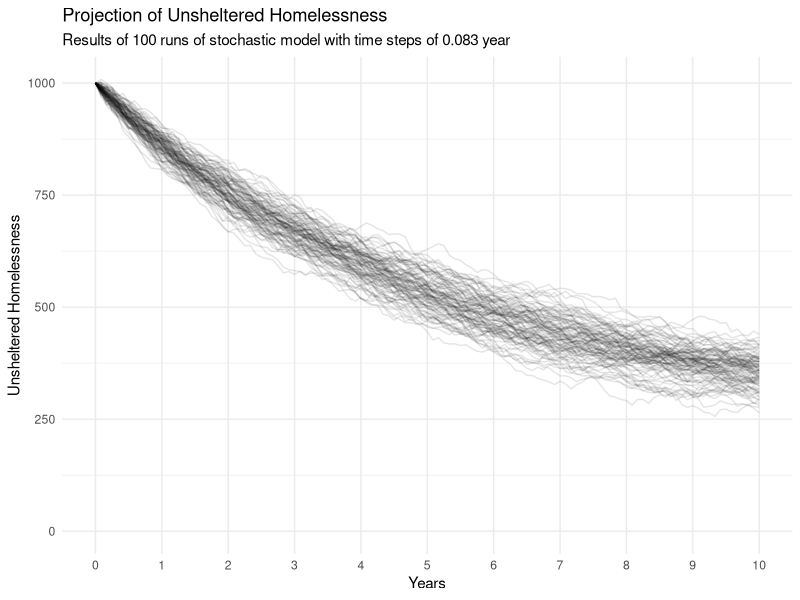

The R script that drew this image:
## Simple homeless system model
## Using stochastic differential equations

# Model contains four compartments
# U = unsheltered
# S = temporary shelter (e.g., emergency shelter, transitional housing)
# P = permanent housing (e.g., rapid rehousing, permanent supportive housing)
# O = other housing in the community
# Because shelter and housing have fixed capacities, their inflows/outflows cancel out
# As a result, only the system inflow and system outflow need to be modeled
# Note that outflow is proportional to the conditions of U, S, and P

# However, in the real world exit rates to permanent housing may be note, 
# but not specifically to other housing in the community.
# To address this, the inflows/outflow from S and P can be incorporated into estimates

rm(list = ls(all = TRUE))  # resets R to fresh

library(ggplot2)

set.seed(78324)
tend <- 10         # years to model
delta_t <- 1/12    # time steps
niter <- 100       # iterations of stochastic model
stochastic <- TRUE # TRUE for stochastic, FALSE for deterministic


#### Initial conditions ####
U_0 <- 1000
S_0 <- 150
P_0 <- 350
O_0 <- 0

#### Model parameters ####

## Inflow
alpha <- 300 #fixed inflow rate per year

## Outflow 
# Rates of flow in years^{-1} (inverse of avg LOS)
u_out <- 365/180
s_out <- 365/90
p_out <- 365/720

# Percent of exits to other community housing
u_pct_o <- 0.1
s_pct_o <- 0.2
p_pct_o <- 0.7

# Final outflow parameters
beta_u <- u_out * u_pct_o
beta_s <- s_out * s_pct_o
beta_p <- p_out * p_pct_o


#### Deterministic model ####


# library(deSolve)
# ## Function for deterministic model
# model_func=function(t, x, vparameters){
#   U = x[1]  
#   S = x[2]  
#   P = x[3]  
#   O = x[4]  
#   
#   with(as.list(vparameters),{
#     dU = alpha - beta_u*U - beta_s*S - beta_p*P            
#     dS = 0 #fixed capacity
#     dP = 0 #fixed capacity
#     dO = beta_u*U + beta_s*S + beta_p*P
#     out = c(dU, dS, dP, dO)
#     list(out)
#   })
# }
# 
# ## Run deterministic model
# vt <- seq(0, tend, delta_t)
# vparameters = c(alpha = alpha, beta_u = beta_u, beta_s = beta_s, beta_p = beta_p)
# inits <- c(U = U_0, S = S_0, P = P_0, O = O_0)
# dmodel <- as.data.frame(lsoda(inits, vt, model_func, vparameters))



#### Stochastic Model ####
# Credit for approach and significant chunks of code to: Sherry Towers
# http://sherrytowers.com/2016/02/06/stochastic-compartmental-modelling-with-stochastic-differential-equations-2/

niter2 <- if(stochastic) niter else 1 # FALSE = only one iteration

zstate <- list()
i <- 1L
for (iter in 1:niter2){
  time <- 0
  vstate <- c(U_0, S_0, P_0, O_0)
  
  # State changes: http://sherrytowers.com/2016/01/02/stochastic-compartmental-modelling/#step2
  K <- length(vstate)  # number of compartments
  J <- 4               # number of possible state changes
  lambda <- matrix(0,nrow=J,ncol=length(vstate))
  lambda[1,] <- c(1,0,0,0)
  lambda[2,] <- c(-1,0,0,1)
  lambda[3,] <- c(-1,0,0,1)
  lambda[4,] <- c(-1,0,0,1)
  
  while(vstate[1] > 0 & time < (tend + delta_t)) {
    zstate[[i]] <- c(vstate, time, iter)
    U <- vstate[1]
    S <- vstate[2]
    P <- vstate[3]
    O <- vstate[4]
    vec_p <- c(alpha, 
              beta_u*U,
              beta_s*S,
              beta_p*P)
    
    G_t <- lambda
    for (irow in 1:nrow(G_t)){
      G_t[irow,] <- G_t[irow,]*sqrt(vec_p[irow])
    }
    G <- t(G_t)
    
    W <- rnorm(ncol(G)) * stochastic # TRUE coerced to 1, FALSE coerced to 0
    delta_U <- delta_t*(alpha - beta_u*U - beta_s*S - beta_p*P) + sqrt(delta_t)*sum(G[1,]*W)
    delta_S <- 0 #delta_t*0                                     + sqrt(delta_t)*sum(G[2,]*W)
    delta_P <- 0 #delta_t*0                                     + sqrt(delta_t)*sum(G[3,]*W)
    delta_O <- delta_t*(beta_u*U + beta_s*S + beta_p*P)         + sqrt(delta_t)*sum(G[3,]*W)
    
    vstate[1] <- vstate[1] + delta_U
    vstate[2] <- vstate[2] + delta_S 
    vstate[3] <- vstate[3] + delta_P 
    vstate[4] <- vstate[4] + delta_O 
    
    vstate[vstate<0] <- 0
    i <- i + 1
    time <- time + delta_t
  }
  cat("Doing SDE realisation:",iter,niter," ",time,vstate,"\n")
}

smodel <- data.frame(matrix(unlist(zstate), ncol = 6, byrow = TRUE))
colnames(smodel) <- c("U", "S", "P", "O", "time", "iter")

#### Plot results ####
subtitle <- if(stochastic) {
  paste("Results of", niter, "runs of stochastic model with time steps of", round(delta_t,3), "year")
} else { paste("Results of deterministic model with time steps of", round(delta_t,3), "year")}
alpha <- if(stochastic) 0.1 else 1

ggplot() +
  geom_line(data = smodel, aes(x = time, y = U, group = iter), alpha = alpha) +
  # geom_line(data = dmodel, aes(x = time, y = U), color = "indianred") +
  scale_x_continuous(breaks = seq(0, 10, 1)) +
  expand_limits(y = 0) +
  labs(title = "Projection of Unsheltered Homelessness",
       subtitle = subtitle,
       x = "Years",
       y = "Unsheltered Homelessness") +
  theme_minimal() +
  theme(panel.grid.minor.x = element_blank())
